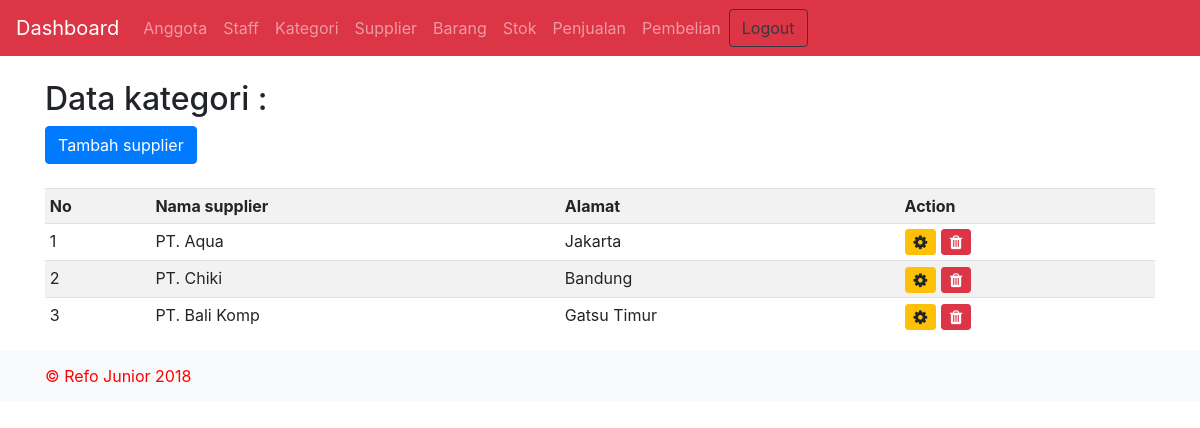
The page /supplier.php (signed in) on the database its author committed.
### tables this page shows
CREATE TABLE `supplier` (
  `id_supplier` int(11) NOT NULL,
  `nama_supplier` varchar(100) NOT NULL,
  `alamat` varchar(255) NOT NULL
);

### layout/view_supplier.php (the view)
<div class="container">
	<br>
		<h2>Data kategori : </h2>
		<a href="add_supplier.php" class="btn btn-primary">Tambah supplier</a>
		<br><br>
		<table class="table table-sm table-striped">
			<tr>
				<th>No</th>
				<th>Nama supplier</th>
				<th>Alamat</th>
				<th>Action</th>
			</tr>
			<?php
				$no = 1;
				$sql = "SELECT * FROM supplier";
				$data = mysqli_query($connect, $sql);
				while($row = mysqli_fetch_array($data)){
			?>
			<tr>
				<td><?= $no++ ?></td>
				<td><?= $row['nama_supplier'] ?></td>
				<td><?= $row['alamat'] ?></td>
				<td>
					<a href="update_supplier.php?id_supplier=<?= $row['id_supplier'] ?>"><i class="btn btn-sm btn-warning fa fa-cog"></i></a>
					<a href="proses/delete_supplier.php?id_supplier=<?= $row['id_supplier'] ?>" onclick="return confirm('Yakin hapus data?');"><i class="btn btn-sm btn-danger fa fa-trash"></i></a>
				</td>
			</tr>
			<?php } ?>
		</table>
</div>

### rows shown on the page
supplier: nama_supplier "PT. Aqua", alamat "Jakarta"
supplier: nama_supplier "PT. Chiki", alamat "Bandung"
supplier: nama_supplier "PT. Bali Komp", alamat "Gatsu Timur"
